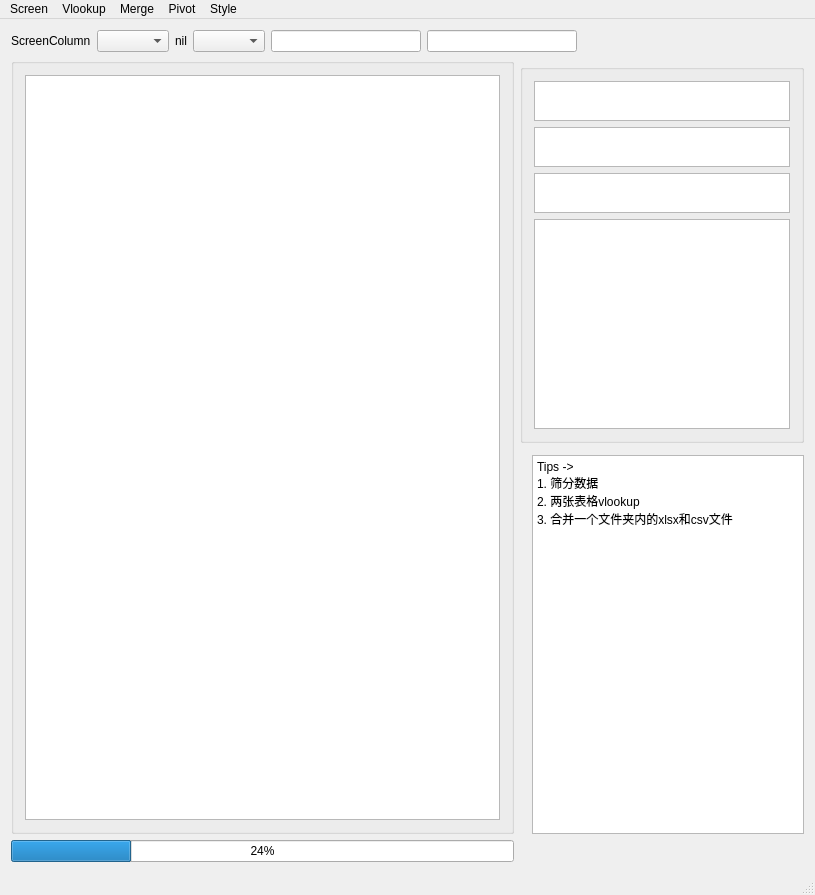
<?xml version="1.0" encoding="UTF-8"?>
<ui version="4.0">
 <class>MainWindow</class>
 <widget class="QMainWindow" name="MainWindow">
  <property name="geometry">
   <rect>
    <x>0</x>
    <y>0</y>
    <width>815</width>
    <height>895</height>
   </rect>
  </property>
  <property name="windowTitle">
   <string>MainWindow</string>
  </property>
  <widget class="QWidget" name="centralWidget">
   <layout class="QGridLayout" name="gridLayout_2" rowstretch="0,0,0,0,0,0" columnstretch="1,0,0,0">
    <item row="4" column="3">
     <widget class="QTextBrowser" name="tips">
      <property name="html">
       <string>&lt;!DOCTYPE HTML PUBLIC &quot;-//W3C//DTD HTML 4.0//EN&quot; &quot;http://www.w3.org/TR/REC-html40/strict.dtd&quot;&gt;
&lt;html&gt;&lt;head&gt;&lt;meta name=&quot;qrichtext&quot; content=&quot;1&quot; /&gt;&lt;style type=&quot;text/css&quot;&gt;
p, li { white-space: pre-wrap; }
&lt;/style&gt;&lt;/head&gt;&lt;body style=&quot; font-family:'SimSun'; font-size:9pt; font-weight:400; font-style:normal;&quot;&gt;
&lt;p style=&quot; margin-top:0px; margin-bottom:0px; margin-left:0px; margin-right:0px; -qt-block-indent:0; text-indent:0px;&quot;&gt;Tips -&amp;gt;&lt;/p&gt;
&lt;p style=&quot; margin-top:0px; margin-bottom:0px; margin-left:0px; margin-right:0px; -qt-block-indent:0; text-indent:0px;&quot;&gt;1. 筛分数据&lt;/p&gt;
&lt;p style=&quot; margin-top:0px; margin-bottom:0px; margin-left:0px; margin-right:0px; -qt-block-indent:0; text-indent:0px;&quot;&gt;2. 两张表格vlookup&lt;/p&gt;
&lt;p style=&quot; margin-top:0px; margin-bottom:0px; margin-left:0px; margin-right:0px; -qt-block-indent:0; text-indent:0px;&quot;&gt;3. 合并一个文件夹内的xlsx和csv文件&lt;/p&gt;&lt;/body&gt;&lt;/html&gt;</string>
      </property>
     </widget>
    </item>
    <item row="5" column="0">
     <layout class="QHBoxLayout" name="horizontalLayout_2">
      <item>
       <widget class="QProgressBar" name="progressBar">
        <property name="value">
         <number>24</number>
        </property>
       </widget>
      </item>
     </layout>
    </item>
    <item row="0" column="0" colspan="4">
     <layout class="QHBoxLayout" name="horizontalLayout">
      <item>
       <widget class="QLabel" name="label">
        <property name="text">
         <string>ScreenColumn</string>
        </property>
       </widget>
      </item>
      <item>
       <widget class="QComboBox" name="columnChoice"/>
      </item>
      <item>
       <widget class="QLabel" name="label_2">
        <property name="text">
         <string>nil</string>
        </property>
       </widget>
      </item>
      <item>
       <widget class="QComboBox" name="symbolChoice"/>
      </item>
      <item>
       <widget class="QLineEdit" name="leftLineEdit">
        <property name="maximumSize">
         <size>
          <width>150</width>
          <height>16777215</height>
         </size>
        </property>
        <property name="text">
         <string/>
        </property>
       </widget>
      </item>
      <item>
       <widget class="QLineEdit" name="rightLineEdit">
        <property name="maximumSize">
         <size>
          <width>150</width>
          <height>16777215</height>
         </size>
        </property>
        <property name="text">
         <string/>
        </property>
       </widget>
      </item>
      <item>
       <spacer name="horizontalSpacer">
        <property name="orientation">
         <enum>Qt::Horizontal</enum>
        </property>
        <property name="sizeHint" stdset="0">
         <size>
          <width>40</width>
          <height>20</height>
         </size>
        </property>
       </spacer>
      </item>
     </layout>
    </item>
    <item row="1" column="0" rowspan="4">
     <widget class="QGroupBox" name="groupBox_4">
      <property name="title">
       <string/>
      </property>
      <layout class="QGridLayout" name="gridLayout_4">
       <item row="1" column="0">
        <widget class="QTableView" name="tableWidget"/>
       </item>
      </layout>
     </widget>
    </item>
    <item row="5" column="3">
     <widget class="QLabel" name="dispalyDesc">
      <property name="text">
       <string/>
      </property>
     </widget>
    </item>
    <item row="2" column="1" colspan="3">
     <widget class="QGroupBox" name="groupBox_5">
      <property name="title">
       <string/>
      </property>
      <layout class="QGridLayout" name="gridLayout_5">
       <item row="1" column="0">
        <widget class="QTextBrowser" name="fileSavePath">
         <property name="maximumSize">
          <size>
           <width>16777215</width>
           <height>40</height>
          </size>
         </property>
        </widget>
       </item>
       <item row="2" column="0">
        <widget class="QTextBrowser" name="txtPath">
         <property name="maximumSize">
          <size>
           <width>16777215</width>
           <height>40</height>
          </size>
         </property>
        </widget>
       </item>
       <item row="0" column="0">
        <widget class="QTextBrowser" name="openFilePath">
         <property name="maximumSize">
          <size>
           <width>16777215</width>
           <height>40</height>
          </size>
         </property>
        </widget>
       </item>
       <item row="3" column="0">
        <widget class="QTextBrowser" name="recoedLog"/>
       </item>
      </layout>
     </widget>
    </item>
   </layout>
  </widget>
  <widget class="QMenuBar" name="menuBar">
   <property name="geometry">
    <rect>
     <x>0</x>
     <y>0</y>
     <width>815</width>
     <height>22</height>
    </rect>
   </property>
   <widget class="QMenu" name="menuTest">
    <property name="title">
     <string>Screen</string>
    </property>
    <addaction name="actionFile"/>
    <addaction name="actionCheckData"/>
    <addaction name="actionSinglePath"/>
    <addaction name="actionMultiplePath"/>
    <addaction name="actionTxt"/>
    <addaction name="actionSingleScreen"/>
    <addaction name="actionMultipleScreen"/>
   </widget>
   <widget class="QMenu" name="helpBtn">
    <property name="title">
     <string>Vlookup</string>
    </property>
    <addaction name="actionInitTable"/>
    <addaction name="actionMappingTable"/>
    <addaction name="actionCheck"/>
    <addaction name="actionMerge"/>
   </widget>
   <widget class="QMenu" name="menuStyle">
    <property name="title">
     <string>Style</string>
    </property>
    <addaction name="actionLight"/>
    <addaction name="actionDark"/>
   </widget>
   <widget class="QMenu" name="menuMerge">
    <property name="title">
     <string>Merge</string>
    </property>
    <addaction name="actionMergePath"/>
    <addaction name="actionMergeSavePath"/>
    <addaction name="actionMergeFile"/>
   </widget>
   <widget class="QMenu" name="menuPivot">
    <property name="title">
     <string>Pivot</string>
    </property>
    <addaction name="actionOpenPivotTable"/>
    <addaction name="actionPivot"/>
   </widget>
   <addaction name="menuTest"/>
   <addaction name="helpBtn"/>
   <addaction name="menuMerge"/>
   <addaction name="menuPivot"/>
   <addaction name="menuStyle"/>
  </widget>
  <widget class="QStatusBar" name="statusBar"/>
  <action name="actionFile">
   <property name="text">
    <string>Open</string>
   </property>
  </action>
  <action name="actionTest_2">
   <property name="checkable">
    <bool>true</bool>
   </property>
   <property name="checked">
    <bool>true</bool>
   </property>
   <property name="text">
    <string>Test</string>
   </property>
  </action>
  <action name="actionTest_3">
   <property name="checkable">
    <bool>true</bool>
   </property>
   <property name="text">
    <string>Test</string>
   </property>
  </action>
  <action name="actionTest3">
   <property name="text">
    <string>Test3</string>
   </property>
  </action>
  <action name="actionTest3_2">
   <property name="text">
    <string>Test3</string>
   </property>
  </action>
  <action name="actionLight">
   <property name="text">
    <string>Light</string>
   </property>
  </action>
  <action name="actionDark">
   <property name="text">
    <string>Dark</string>
   </property>
  </action>
  <action name="actionSinglePath">
   <property name="text">
    <string>SinglePath</string>
   </property>
  </action>
  <action name="actionTxt">
   <property name="text">
    <string>Txt</string>
   </property>
  </action>
  <action name="actionCheckData">
   <property name="text">
    <string>View</string>
   </property>
  </action>
  <action name="actionSingleScreen">
   <property name="text">
    <string>SingleScreen</string>
   </property>
  </action>
  <action name="actionVlookup">
   <property name="text">
    <string>Vlookup</string>
   </property>
  </action>
  <action name="actionInitTable">
   <property name="text">
    <string>InitTable</string>
   </property>
  </action>
  <action name="actionMappingTable">
   <property name="text">
    <string>MappingTable</string>
   </property>
  </action>
  <action name="actionMerge">
   <property name="text">
    <string>vlookup</string>
   </property>
  </action>
  <action name="actionCheck">
   <property name="text">
    <string>Check</string>
   </property>
  </action>
  <action name="actionExport">
   <property name="text">
    <string>Export</string>
   </property>
  </action>
  <action name="actionMergePath">
   <property name="text">
    <string>MergePath</string>
   </property>
  </action>
  <action name="actionMergeFile">
   <property name="text">
    <string>Merge</string>
   </property>
  </action>
  <action name="actionMergeSavePath">
   <property name="text">
    <string>SavePath</string>
   </property>
  </action>
  <action name="actionMultiplePath">
   <property name="text">
    <string>MultiplePath</string>
   </property>
  </action>
  <action name="actionMultipleScreen">
   <property name="text">
    <string>MultipleScreen</string>
   </property>
  </action>
  <action name="actionOpenPivotTable">
   <property name="text">
    <string>Open</string>
   </property>
  </action>
  <action name="actionPivot">
   <property name="text">
    <string>Pivot</string>
   </property>
  </action>
 </widget>
 <layoutdefault spacing="6" margin="11"/>
 <resources/>
 <connections/>
</ui>
